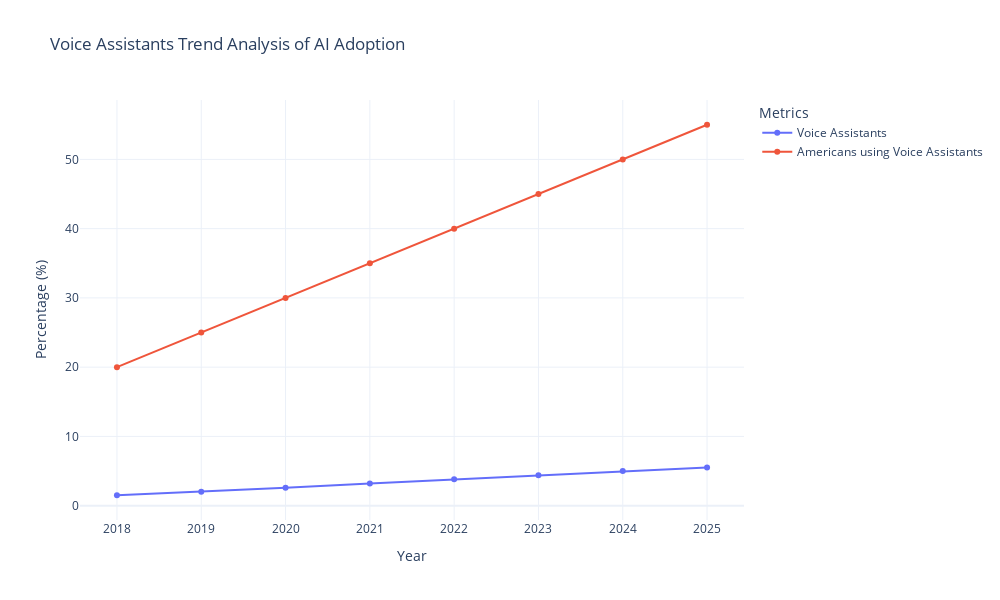

Notebook code for this chart:
### Markdown cell above
<a id="38"></a>
### <div style="text-align:left; border-radius:15px; padding:20px; color:Black; margin:0; font-size:100%; font-family:Arial; background-color:#48cae4; overflow:hidden"><b>⚡ 8. AI voice Assistants</b>
</div>

### Code cell
# Create traces for each line
trace1 = go.Scatter(
    x=df_cleaned['Year'],
    y=df_cleaned['Digital Voice Assistants (billions of devices)'],
    mode='lines+markers',
    name='Voice Assistants'
)

trace2 = go.Scatter(
    x=df_cleaned['Year'],
    y=df_cleaned['Americans Using Voice Assistants (%)'],
    mode='lines+markers',
    name='Americans using Voice Assistants'
)

# Create a figure and add the traces
fig = go.Figure(data=[trace1, trace2])

# Update layout for titles and axes labels
fig.update_layout(
    title='Voice Assistants Trend Analysis of AI Adoption ',
    xaxis_title='Year',
    yaxis_title='Percentage (%)',
    legend_title='Metrics',
    template='plotly_white',
    width=1000,
    height=600
)

# Show gridlines
fig.update_xaxes(showgrid=True)
fig.update_yaxes(showgrid=True)

# Display the plot
fig.show()

### Figure 1 — Plotly figure (JSON) as saved in the notebook; plotly's stock layout.template omitted (floating-point values rounded to 4 significant figures)
{"data": [{"mode": "lines+markers", "name": "Voice Assistants", "type": "scatter", "x": [2018, 2019, 2020, 2021, 2022, 2023, 2024, 2025], "y": [1.5, 2, 2.6, 3.2, 3.8, 4.4, 5, 5.5]}, {"mode": "lines+markers", "name": "Americans using Voice Assistants", "type": "scatter", "x": [2018, 2019, 2020, 2021, 2022, 2023, 2024, 2025], "y": [20, 25, 30, 35, 40, 45, 50, 55]}], "layout": {"height": 600, "legend": {"title": {"text": "Metrics"}}, "title": {"text": "Voice Assistants Trend Analysis of AI Adoption "}, "width": 1000, "xaxis": {"showgrid": true, "title": {"text": "Year"}}, "yaxis": {"showgrid": true, "title": {"text": "Percentage (%)"}}}}
